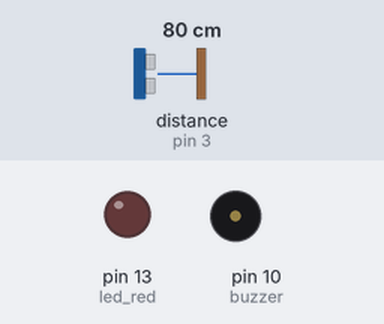
A sketch run on a simulated Arduino Uno, built with avr-gcc and run on an emulated ATmega328P. Parts: output pins drawn as LEDs (lit = HIGH), buzzer (waves = sounding). The test bench sets the inputs (shaded band); at power-on: distance to the obstacle (sensor on pin 3) 80 cm. The echo pulse lasts 58.3 µs per cm.

Above: at 1.2 s.
1.3 s: distance to the obstacle (sensor on pin 3) set to 11 cm
2.8 s: distance to the obstacle (sensor on pin 3) set to 8 cm
At 3.9 s:
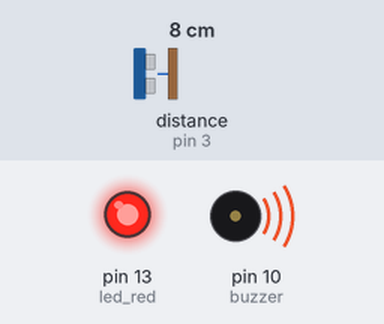
4.3 s: distance to the obstacle (sensor on pin 3) set to 18 cm
At 5.4 s:
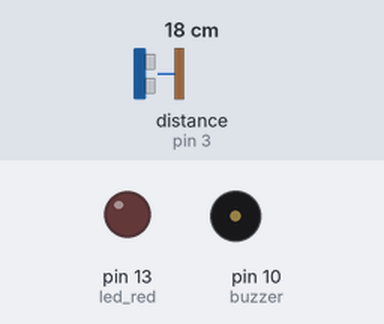
5.8 s: distance to the obstacle (sensor on pin 3) set to 2 cm
At 6.2 s:
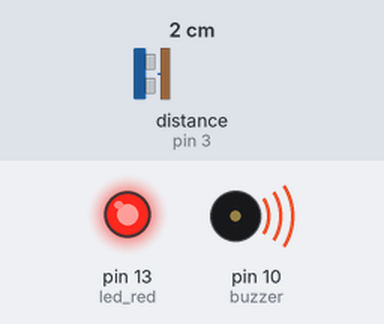
7.3 s: distance to the obstacle (sensor on pin 3) set to 35 cm
At 7.7 s:
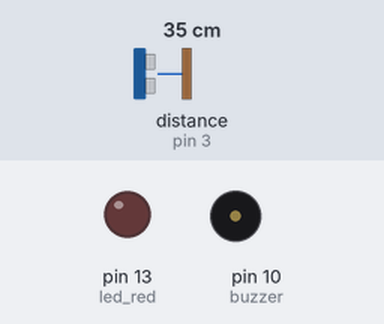
Timing chart, 0 to 9.8 s (numbered marks = the images above; inputs shaded):
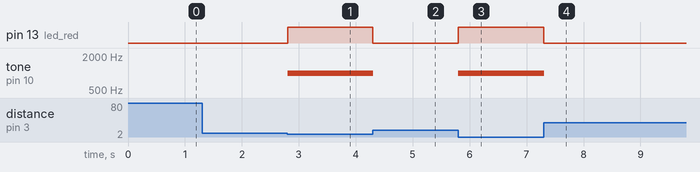

The sketch:

HCSR04_Capteur_de_proximite.ino
```cpp
#include <HCSR04.h>

#define led_red 13
#define buzzer 10

HCSR04 hc(2,3);//initialisation class HCSR04 (trig pin , echo pin)

void setup()
{
 pinMode(led_red , OUTPUT);
 pinMode(buzzer , OUTPUT);
 }

void loop()
{

 if (hc.dist()<10)
 {digitalWrite(led_red,HIGH);
 tone(buzzer, 1000, 10);}

 else
  {digitalWrite(led_red,LOW);
 digitalWrite(buzzer,LOW);}

}
```

Measured:
- the behaviour switches between 10 and 9 cm on distance to the obstacle (sensor on pin 3) (found by bisection; images 0 and 1)
- after the input at 1.3 s, every drawn part: stays the same
- after the input at 2.8 s, pin 13 (led_red): LOW → HIGH at once; tone on pin 10 (buzzer): silent → 1000 Hz at once
- after the input at 4.3 s, pin 13 (led_red): HIGH → LOW at once; tone on pin 10 (buzzer): 1000 Hz → silent at once
- after the input at 5.8 s, pin 13 (led_red): LOW → HIGH at once; tone on pin 10 (buzzer): silent → 1000 Hz at once
- after the input at 7.3 s, pin 13 (led_red): HIGH → LOW at once; tone on pin 10 (buzzer): 1000 Hz → silent at once
